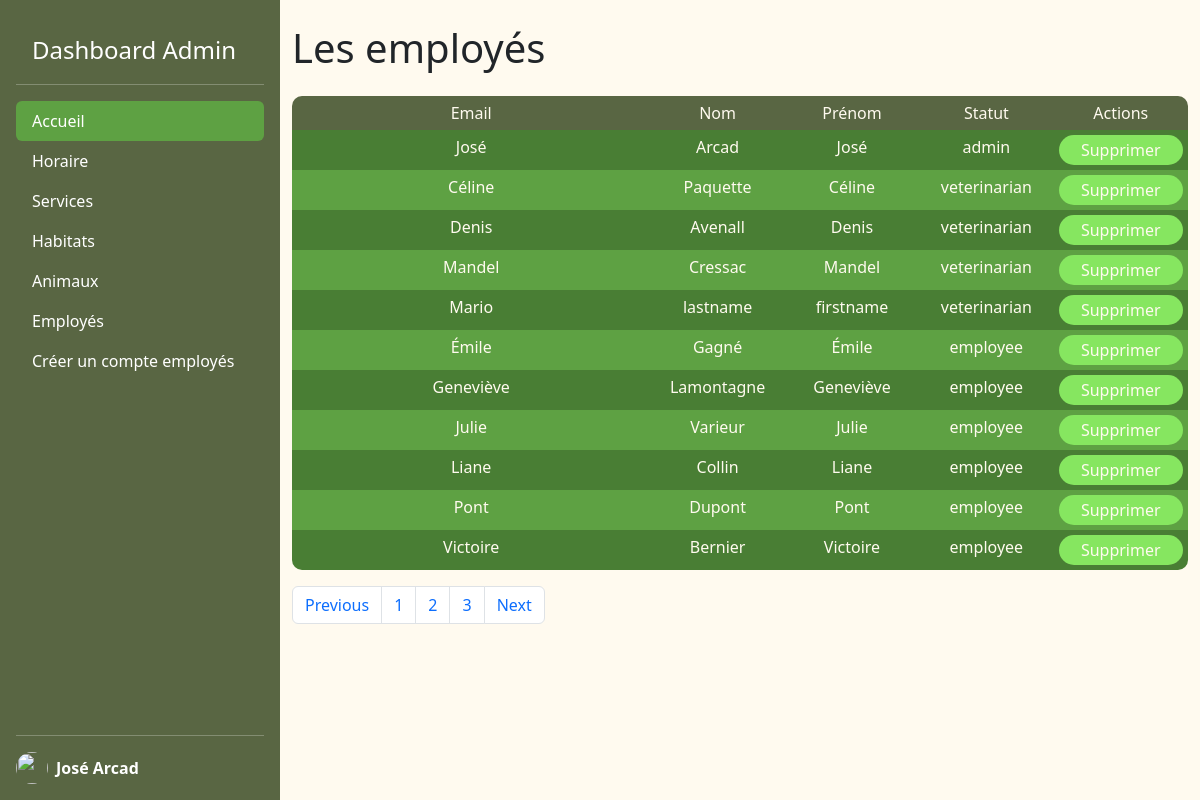
Page /admin/pages/employees.php on the earlier database version.
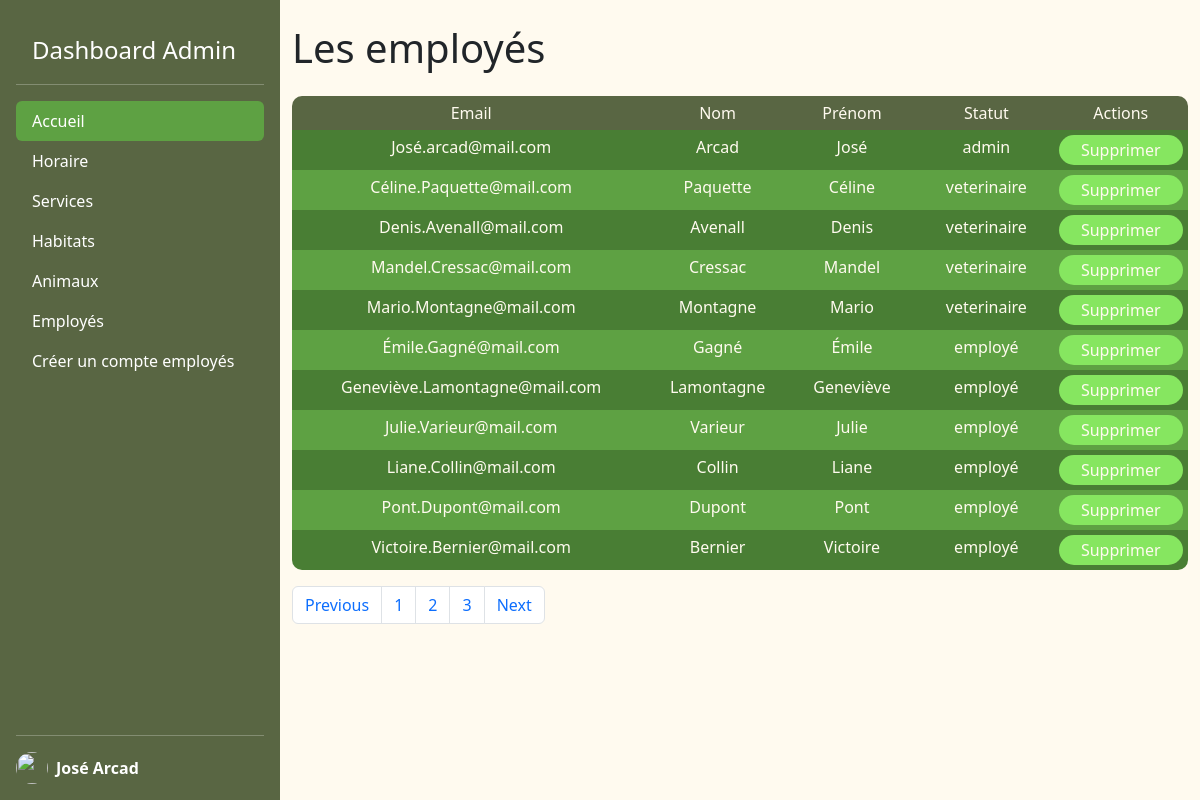
Same page on the later database version.
### tables this page shows
CREATE TABLE IF NOT EXISTS user (
    username VARCHAR(50) NOT NULL, 
    password VARCHAR(50) NOT NULL,
    last_name VARCHAR(50) NOT NULL,
    first_name VARCHAR(50) NOT NULL,
    role_id INT NOT NULL,
    PRIMARY KEY (username),
    FOREIGN KEY (role_id) REFERENCES role(role_id)
);

CREATE TABLE IF NOT EXISTS `role`(
    role_id INT NOT NULL AUTO_INCREMENT,
    label VARCHAR(50) NOT NULL,
    PRIMARY KEY(role_id)
);

### admin/lib/functions.php (called while the page is built, shortened)
<?php
function getUsers(PDO $pdo) : array
{
    $sql = "SELECT * FROM user JOIN role ON user.role_id=role.role_id";
    $query = $pdo-> prepare($sql);
    $query -> execute();
    $users = $query->fetchAll(PDO::FETCH_ASSOC);
    return $users;
}

### admin/pages/employees.php (the view)
<?php
require_once __DIR__ . "../../templates/header.php";
require_once __DIR__ . "../../../lib/pdo.php";
require_once __DIR__ . "../../lib/functions.php";
$users = getUsers($pdo);
?>
<div class="container">
    <h1 class="my-4">Les employés</h1>
    <div class="table">
        <div class="table_head table_head_employee">
            <div class="table_head_text">Email</div>
            <div class="table_head_text">Nom</div>
            <div class="table_head_text">Prénom</div>
            <div class="table_head_text">Statut</div>
            <div class="table_head_text">Actions</div>
        </div>
        <?php foreach($users as $key => $user){ ?>
            <div class="table_body table_head_employee <?php if ($key % 2 === 0) {echo "striped";} ?>">
                <div class="table_body_text"><?= $user['username'] ?></div>
                <div class="table_body_text"><?= $user['last_name'] ?></div>
                <div class="table_body_text"><?= $user['first_name'] ?></div>
                <div class="table_body_text"><?= $user['label'] ?></div>
                <a href="#" class="table_head_text actionButton">Supprimer</a>
            </div>
        <?php } ?>
    </div>
    <nav aria-label="Page navigation example">
        <ul class="pagination">
            <li class="page-item"><a class="page-link" href="#">Previous</a></li>
            <li class="page-item"><a class="page-link" href="#">1</a></li>
            <li class="page-item"><a class="page-link" href="#">2</a></li>
            <li class="page-item"><a class="page-link" href="#">3</a></li>
            <li class="page-item"><a class="page-link" href="#">Next</a></li>
        </ul>
    </nav>
</div>
<?php
require_once __DIR__ . "../../templates/footer.php";
?>

### admin/templates/header.php (shortened to what this page needs)
<!DOCTYPE html>
<html lang="en">
<head>
    <link rel="stylesheet" href="/assets/bootstrap/css/bootstrap.min.css">
    <link rel="stylesheet" href="/admin/assets/css/styles.css">
</head>
<body class="d-flex">
    <header class="desktop">
        <div class="d-flex bootstrap_sidebar flex-column flex-shrink-0 p-3 text-bg-dark" style="width: 280px;">
            <a href="/" class="d-flex m-3 align-items-center mb-3 mb-md-0 me-md-auto text-white text-decoration-none">
                <span class="fs-4">Dashboard Admin</span>
            </a>
            <hr>
            <ul class="nav nav-pills flex-column mb-auto">
                <li class="nav-item">
                    <a href="/admin/index.php" class="nav-link active text-white">
                        Accueil
                    </a>
                </li>
                <li>
                    <a href="/admin/pages/openingTime.php" class="nav-link text-white">
                        Horaire
                    </a>
                </li>
                <li>
                    <a href="/admin/pages/services.php" class="nav-link text-white">
                        Services
                    </a>
                </li>
                <li>
                    <a href="/admin/pages/habitats.php" class="nav-link text-white">
                        Habitats
                    </a>
                </li>
                <li>
                    <a href="/admin/pages/animals.php" class="nav-link text-white">
                        Animaux
                    </a>
                </li>
                <li>
                    <a href="/admin/pages/employees.php" class="nav-link text-white">
                        Employés
                    </a>
                </li>
                <li>
                    <a href="/admin/pages/signup.php" class="nav-link text-white">
                        Créer un compte employés
                    </a>
                </li>
            </ul>
            <hr>
            <a href="#" class="d-flex align-items-center text-white text-decoration-none" aria-expanded="false">
                <img src="https://github.com/mdo.png" alt="" width="32" height="32" class="rounded-circle me-2">
                <strong>José Arcad</strong>
            </a>
        </div>
    </header>
    <main>

### admin/templates/footer.php (shortened to what this page needs)
</main>
</body>
</html>

### admin/assets/css/styles.css (style rules this page uses)
body { margin: 0; background-color: #fffaef; }
@media screen and (min-width: 993px) { .bootstrap_sidebar { height: 100vh; } }
@media screen and (min-width: 993px) { .nav-link.active { background-color: #5ea143 !important; } }
@media screen and (min-width: 993px) { main { height: 100vh; width: 100%; } }
@media screen and (min-width: 993px) { .table { max-height: 75vh; width: 100%; color: #fffaef; overflow: scroll; border-radius: 10px; } }
@media screen and (min-width: 993px) { .table_head { background-color: #596643; } }
@media screen and (min-width: 993px) { .table_body { background-color: #5ea143; } }
@media screen and (min-width: 993px) { .table_body .actionButton { color: #fffaef; text-decoration: none; background-color: #86e660; margin: 5px; border-radius: 15px; height: 30px; padding: 5px; line-height: 20px; } }
@media screen and (min-width: 993px) { .striped { background-color: #497e34; } }
@media screen and (min-width: 993px) { .table_head, .table_body { display: grid; grid-template-columns: 5% 15% 30% 20% 15% 15%; } }
@media screen and (min-width: 993px) { .table_head_text, .table_body_text { display: flex; justify-content: center; padding: 5px; } }
@media screen and (min-width: 993px) { .text-bg-dark { background-color: #596643 !important; } }
@media screen and (min-width: 993px) { .table_head_employee, .table_body_employee { grid-template-columns: 40% 15% 15% 15% 15%; } }

Differences in the rows shown:
removed user: username "José", last_name "Arcad", first_name "José", role.label "admin"
removed user: username "Céline", last_name "Paquette", first_name "Céline", role.label "veterinarian"
removed user: username "Denis", last_name "Avenall", first_name "Denis", role.label "veterinarian"
removed user: username "Mandel", last_name "Cressac", first_name "Mandel", role.label "veterinarian"
removed user: username "Mario", last_name "lastname", first_name "firstname", role.label "veterinarian"
removed user: username "Émile", last_name "Gagné", first_name "Émile", role.label "employee"
removed user: username "Geneviève", last_name "Lamontagne", first_name "Geneviève", role.label "employee"
removed user: username "Julie", last_name "Varieur", first_name "Julie", role.label "employee"
removed user: username "Liane", last_name "Collin", first_name "Liane", role.label "employee"
removed user: username "Pont", last_name "Dupont", first_name "Pont", role.label "employee"
removed user: username "Victoire", last_name "Bernier", first_name "Victoire", role.label "employee"
added user: username "José.arcad@mail.com", last_name "Arcad", first_name "José", role.label "admin"
added user: username "Céline.Paquette@mail.com", last_name "Paquette", first_name "Céline", role.label "veterinaire"
added user: username "Denis.Avenall@mail.com", last_name "Avenall", first_name "Denis", role.label "veterinaire"
added user: username "Mandel.Cressac@mail.com", last_name "Cressac", first_name "Mandel", role.label "veterinaire"
added user: username "Mario.Montagne@mail.com", last_name "Montagne", first_name "Mario", role.label "veterinaire"
added user: username "Émile.Gagné@mail.com", last_name "Gagné", first_name "Émile", role.label "employé"
added user: username "Geneviève.Lamontagne@mail.com", last_name "Lamontagne", first_name "Geneviève", role.label "employé"
added user: username "Julie.Varieur@mail.com", last_name "Varieur", first_name "Julie", role.label "employé"
added user: username "Liane.Collin@mail.com", last_name "Collin", first_name "Liane", role.label "employé"
added user: username "Pont.Dupont@mail.com", last_name "Dupont", first_name "Pont", role.label "employé"
added user: username "Victoire.Bernier@mail.com", last_name "Bernier", first_name "Victoire", role.label "employé"
